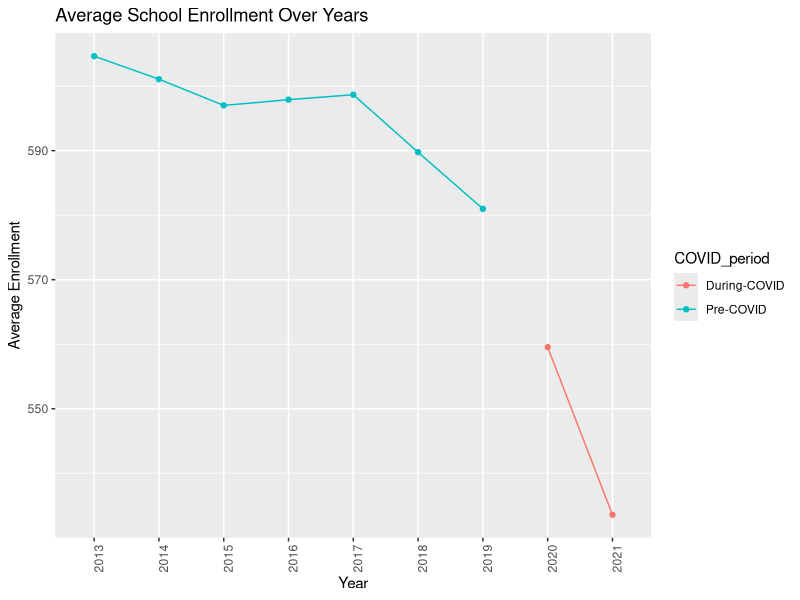
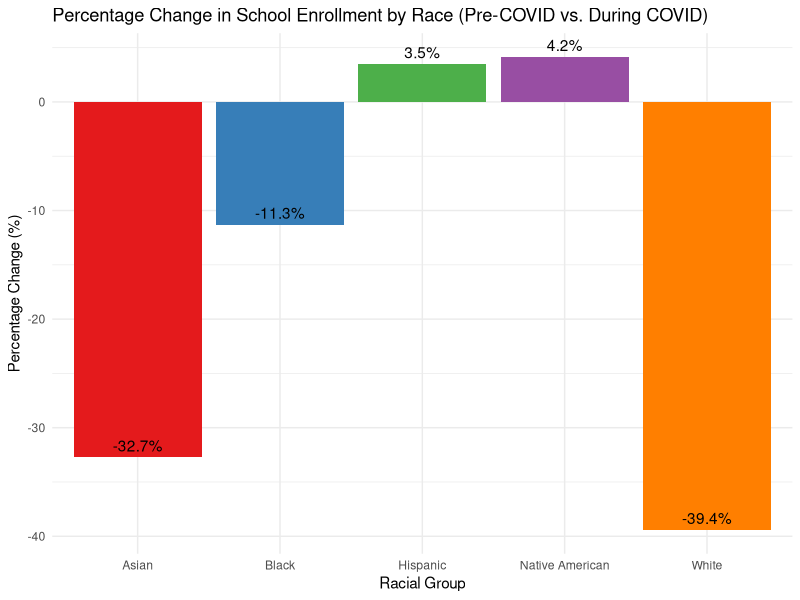
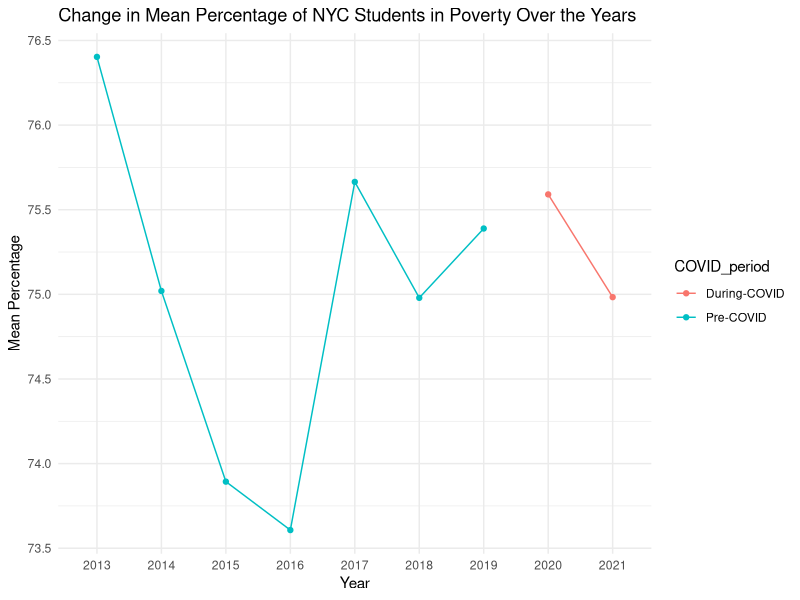
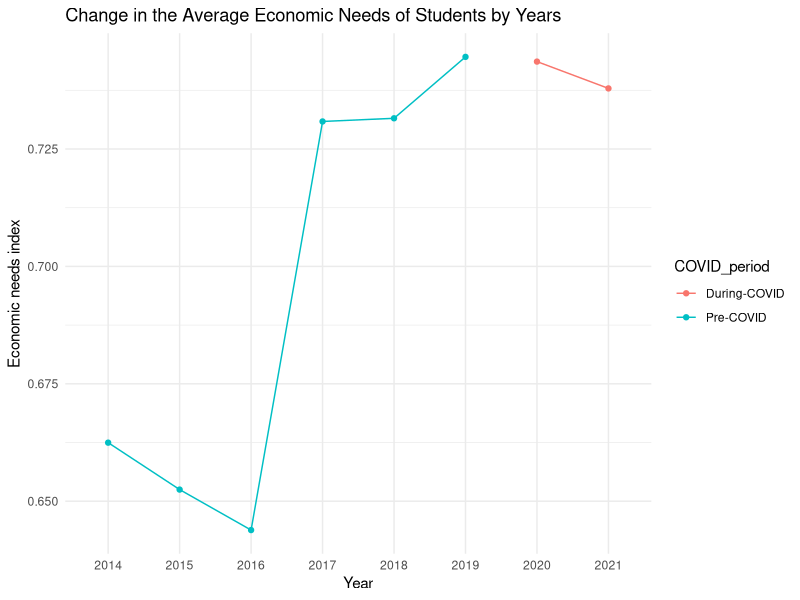

Recreate these plots in R, in order.
## ---- chunk 1
# R code to create the visualization for total enrollment

library(tidyverse)
schools <- read_csv('schools.csv')

schools_summary <- schools |>
  mutate(COVID_period = if_else(year < 2020, "Pre-COVID", "During-COVID"),
         year = as.factor(year)) |> # Convert year to a factor
  group_by(year, COVID_period) |>
  summarise(mean_enrollment = mean(total_enrollment, na.rm = TRUE))

# Create the Plot
ggplot(schools_summary, aes(x = year, y = mean_enrollment, 
                            color = COVID_period, 
                            group = COVID_period)) +
  geom_line() +
  geom_point() + 
  labs(title = "Average School Enrollment Over Years", 
       x = "Year", 
       y = "Average Enrollment") +
  # Adjust x-axis labels for readability
  theme(axis.text.x = element_text(angle = 90, hjust = 1))  
## ---- chunk 2

# R code for analyzing the enrollment of minority students
library(tidyverse)
schools <- read_csv('schools.csv')



covid_years <- c(2020, 2021)

relevant_columns <- c("year", 
                      "school_name",
                      "total_enrollment", 
                      "percent_white", 
                      "percent_black", 
                      "percent_hispanic", 
                      "percent_asian", 
                      "percent_native_american")

filtered_schools <- schools |>
  select(all_of(relevant_columns))

correct_percentages <- function(x) {
  ifelse(x > 1, x / 100, x)
}

corrected_schools <- filtered_schools |>
  mutate(across(starts_with("percent"), correct_percentages))

avg_enrollment_pre_covid <- corrected_schools |> 
  filter(year < 2020) |>
  summarise(across(starts_with("percent"), mean, na.rm = TRUE))

avg_enrollment_during_covid <- corrected_schools |> 
  filter(year >= 2020) |>
  summarise(across(starts_with("percent"), mean, na.rm = TRUE))

percentage_change <- (avg_enrollment_during_covid - avg_enrollment_pre_covid) / 
  avg_enrollment_pre_covid * 100

percentage_change_long <- percentage_change |>
  pivot_longer(cols = everything(), names_to = "group", values_to = "change")
ggplot(percentage_change_long, aes(x = group, y = change, fill = group)) +
  geom_bar(stat = "identity", position = position_dodge()) +
  theme_minimal() +
  labs(title = "Percentage Change in School Enrollment by Race (Pre-COVID vs. During COVID)",
       x = "Racial Group",
       y = "Percentage Change (%)") +
  geom_text(aes(label = sprintf("%.1f%%", change)), vjust = -0.5) +
  scale_x_discrete(labels = c(percent_white = "White", 
                              percent_black = "Black", 
                              percent_hispanic = "Hispanic", 
                              percent_asian = "Asian", 
                              percent_native_american = "Native American")) +
  scale_fill_brewer(palette = "Set1") +
  theme(legend.position = "none")


## ---- chunk 3

# Data processing 
mean_percent_poverty <- schools |>  
  mutate(COVID_period = if_else(year < 2020, "Pre-COVID", "During-COVID"),
         year = as.factor(year)) |>
  group_by(year, COVID_period) |>
  # calculating the mean percent poverty by year 
  summarise(mean_percent_poverty = mean(percent_poverty, na.rm = TRUE))

mean_economic_need <- schools |>  
  mutate(COVID_period = if_else(year < 2020, "Pre-COVID", "During-COVID"),
         year = as.factor(year)) |>
  group_by(year, COVID_period) |>
  # calculating the mean economic need by year 
  summarise(mean_economic_need = 
              mean(economic_need_index, na.rm = TRUE) / 100) |> 
  # deleting year 2013 as there are no ecnomic need index data for this year
  filter(year != "2013")  
# visualizing the change in mean percentage of students in poverty by years
ggplot(mean_percent_poverty, aes(x = year, y = mean_percent_poverty, 
                                     group = COVID_period, 
                                     color = COVID_period)) +
  geom_line() +
  geom_point() + 
  labs(title = "Change in Mean Percentage of NYC Students in Poverty Over the Years",
       x = "Year",
       y = "Mean Percentage") +
  theme_minimal() 


## ---- chunk 4


# visualizing changes in the average economic needs value of students by years
ggplot(mean_economic_need, aes(x = year, y = mean_economic_need, 
                                     group = COVID_period, 
                                     color = COVID_period)) +
  geom_line() +
  geom_point() + 
  labs(title = "Change in the Average Economic Needs of Students by Years",
       x = "Year",
       y = "Economic needs index") +
  theme_minimal() 

